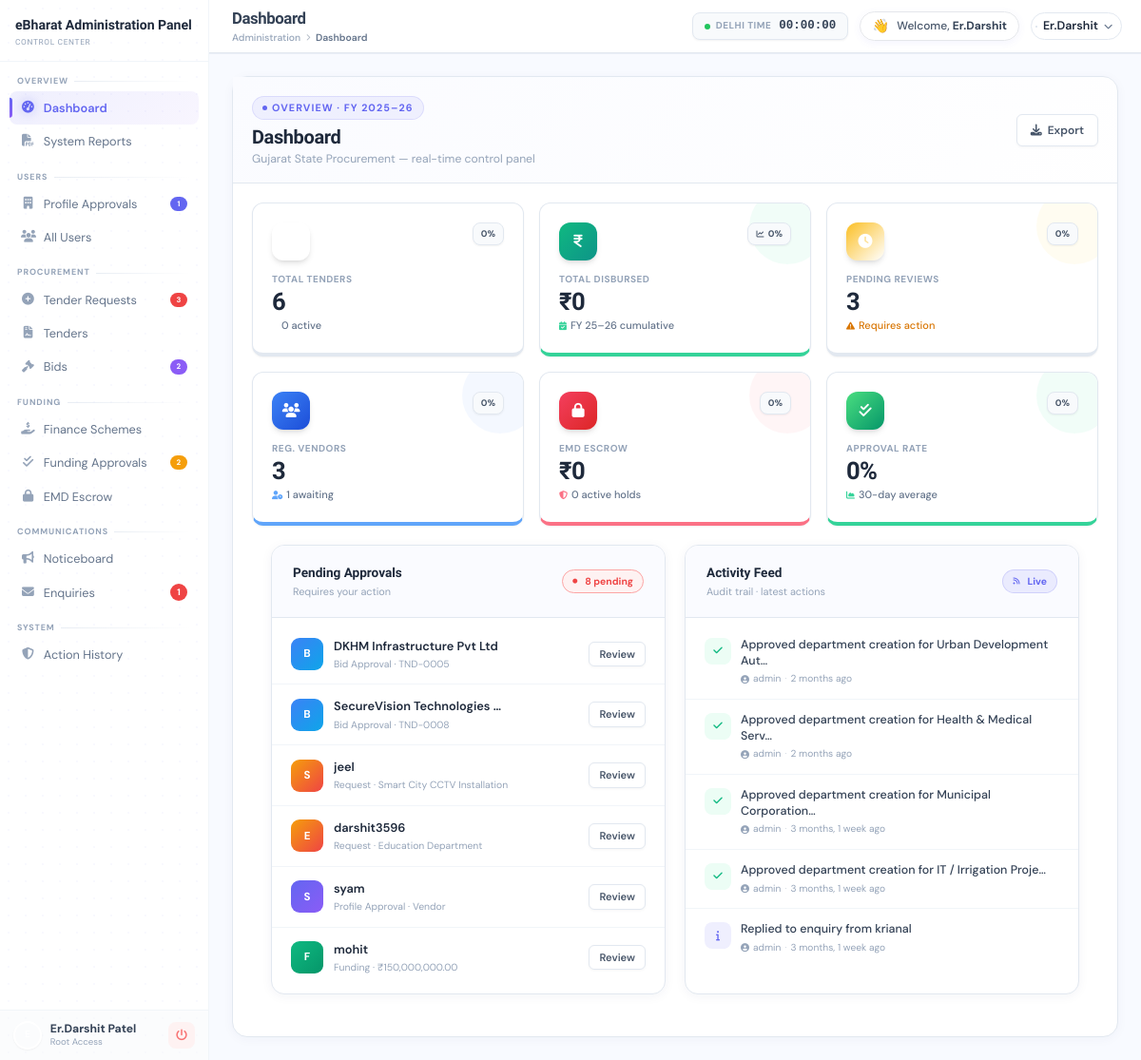
Page /coreadmin/ (signed in) on the earlier database version.
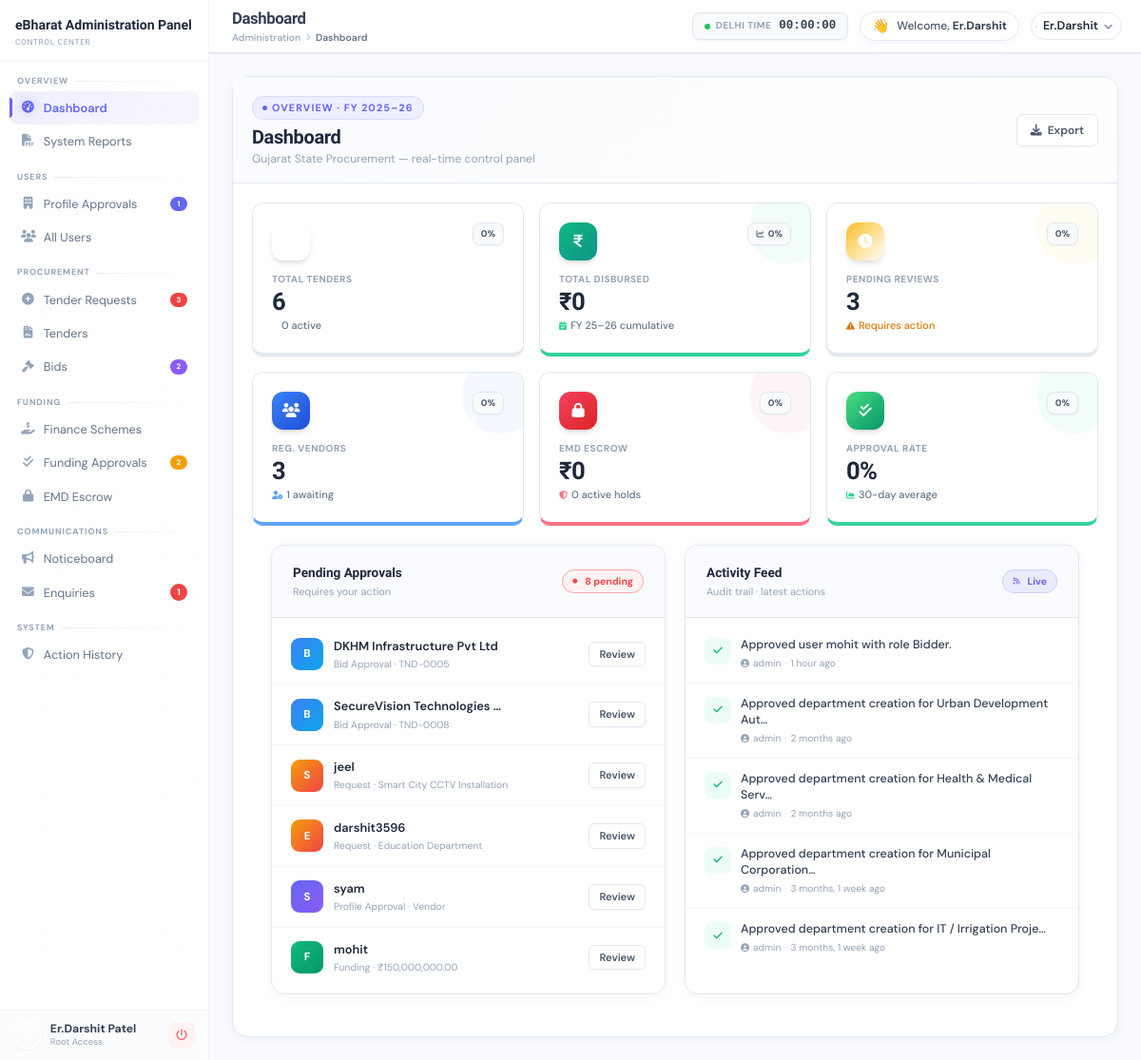
Same page on the later database version.
### bids/models.py (models this page shows, shortened)
class TenderApplication(models.Model):
    tender = models.ForeignKey(Tenderss, on_delete=models.CASCADE, related_name="applications")
    applicant = models.ForeignKey(User, on_delete=models.CASCADE)
    company_name = models.CharField(max_length=255)
    gst_number = models.CharField(max_length=50)
    registered_address = models.TextField()
    city = models.CharField(max_length=100)
    state = models.CharField(max_length=100)
    pin_code = models.CharField(max_length=10)
    gst_document = models.FileField(upload_to='tender_documents/gst/')
    bidder_name = models.CharField(max_length=255)
    designation = models.CharField(max_length=100)
    official_email = models.EmailField()
    mobile_number = models.CharField(max_length=15)
    financial_statement = models.FileField(upload_to='tender_documents/financial_statements/')
    bid_amount = models.DecimalField(max_digits=12, decimal_places=2)
    technical_document = models.FileField(upload_to='tender_documents/technical/')
    financial_document = models.FileField(upload_to='tender_documents/financial/')
    other_document = models.FileField(upload_to='tender_documents/other/', blank=True, null=True)
    STATUS_CHOICES = (
        ('pending', 'Pending'),
        ('approved', 'Approved'),
        ('rejected', 'Rejected'),
        ('awarded', '🏆 Awarded'),
    )
    status = models.CharField(max_length=20, choices=STATUS_CHOICES, default='pending')
    remark = models.TextField(blank=True, null=True)
    PAYMENT_STATUS_CHOICES = (
        ('pending', 'Pending'),
        ('paid', 'Paid'),
        ('refunded', 'Refunded'),
    )
    payment_status = models.CharField(max_length=20, choices=PAYMENT_STATUS_CHOICES, default='pending')
    razorpay_order_id = models.CharField(max_length=100, blank=True, null=True)
    razorpay_payment_id = models.CharField(max_length=100, blank=True, null=True)
    razorpay_signature = models.CharField(max_length=255, blank=True, null=True)
    applied_at = models.DateTimeField(auto_now_add=True)

### tenders/models.py (models this page shows, shortened)
class Tenderss(models.Model):
    STATUS_CHOICES = (
        ('open', 'Open'),
        ('closed', 'Closed'),
        ('draft', 'Draft'),
        ('awarded', 'Awarded'),
    )
    title = models.CharField(max_length=255)
    department = models.CharField(max_length=255)
    category = models.CharField(max_length=100)
    description = models.TextField()
    estimated_value = models.DecimalField(max_digits=15, decimal_places=2)
    emd_amount = models.DecimalField(max_digits=15, decimal_places=2)
    publish_date = models.DateField()
    closing_date = models.DateField()
    pre_bid_meeting = models.DateTimeField(null=True, blank=True)
    location = models.CharField(max_length=255)
    status = models.CharField(max_length=20, choices=STATUS_CHOICES, default='open')
    document = models.FileField(upload_to='tender_documents/')
    tender_id = models.CharField(max_length=50, unique=True, blank=True, null=True)
    created_by = models.ForeignKey(User, on_delete=models.CASCADE)
    created_at = models.DateTimeField(auto_now_add=True)

### accounts/models.py (models this page shows, shortened)
class AdminRequest(models.Model):
    STATUS_CHOICES = (
        ('pending', 'Pending'),
        ('approved', 'Approved'),
        ('rejected', 'Rejected'),
    )
    user = models.ForeignKey(User, on_delete=models.CASCADE)
    department_name = models.CharField(max_length=100)
    category_name = models.CharField(max_length=100)
    tender_title = models.CharField(max_length=255, blank=True, null=True)
    status = models.CharField(max_length=20, choices=STATUS_CHOICES, default='pending')
    is_published = models.BooleanField(default=False)
    admin_remark = models.TextField(blank=True, null=True)
    created_at = models.DateTimeField(auto_now_add=True)

class UserProfile(models.Model):
    ROLE_CHOICES = (
        ('creator', 'Tender Creator'),
        ('bidder', 'Bidder'),
    )
    STATUS_CHOICES = (
        ('pending', 'Pending'),
        ('approved', 'Approved'),
        ('rejected', 'Rejected'),
    )
    GOV_ID_TYPES = (
        ('aadhaar', 'Aadhaar Card'),
        ('pan', 'PAN Card'),
        ('voter_id', 'Voter ID'),
        ('passport', 'Passport'),
        ('driving_license', 'Driving License'),
        ('gstin', 'GST Certificate'),
    )
    user = models.OneToOneField(User, on_delete=models.CASCADE)
    full_name = models.CharField(max_length=150, blank=True, null=True)
    profile_pic = models.ImageField(upload_to='profile_pic/', null=True, blank=True)
    mobile = models.CharField(max_length=15, blank=True, null=True)
    address = models.TextField(blank=True, null=True)
    gov_id_type = models.CharField(max_length=50, choices=GOV_ID_TYPES, blank=True, null=True)
    gov_id_number = models.CharField(max_length=50, blank=True, null=True)
    gov_id_upload = models.FileField(upload_to='gov_id/', blank=True, null=True)
    designation = models.CharField(max_length=100, blank=True, null=True)
    role = models.CharField(max_length=20, choices=ROLE_CHOICES, blank=True, null=True)
    status = models.CharField(
        max_length=20,
        choices=STATUS_CHOICES,
        default='pending'
    )
    admin_remark = models.TextField(blank=True, null=True)
    created_at = models.DateTimeField(auto_now_add=True)

### funding/models.py (models this page shows, shortened)
class FundingApplication(models.Model):
    STATUS_CHOICES = (
        ('pending', 'Pending'),
        ('approved', 'Approved'),
        ('rejected', 'Rejected'),
    )
    bidder = models.ForeignKey(User, on_delete=models.CASCADE, related_name='funding_applications')
    funding = models.ForeignKey(Funding, on_delete=models.CASCADE)
    tender = models.ForeignKey(Tenderss, on_delete=models.CASCADE)
    amount_requested = models.DecimalField(max_digits=15, decimal_places=2)
    purpose = models.TextField()
    supporting_document = models.FileField(upload_to='funding_docs/')
    status = models.CharField(max_length=20, choices=STATUS_CHOICES, default='pending')
    applied_at = models.DateTimeField(auto_now_add=True)
    admin_remark = models.TextField(blank=True, null=True)

### coreadmin/models.py (models this page shows, shortened)
class ActionLog(models.Model):
    admin_user = models.ForeignKey(User, on_delete=models.CASCADE, related_name='admin_actions')
    action_type = models.CharField(max_length=100) # e.g., 'ROLE_ALLOCATION', 'APP_APPROVAL'
    target_user = models.ForeignKey(User, on_delete=models.SET_NULL, null=True, blank=True, related_name='targeted_actions')
    target_department = models.CharField(max_length=100, blank=True, null=True)
    description = models.TextField()
    timestamp = models.DateTimeField(auto_now_add=True)

### coreadmin/views.py (the view)
# urls.py: path('', views.coreadmin_dashboard, name='deshbord'), # Main dashboard
@staff_member_required
def coreadmin_dashboard(request):
    stats = get_dashboard_stats()
    recent_activity = ActionLog.objects.order_by('-timestamp')[:5]
    pending_funding_count = FundingApplication.objects.filter(status='pending').count()
    pending_admin_req_count = AdminRequest.objects.filter(status='pending').count()
    combined_pending = []
    for u in UserProfile.objects.filter(status='pending').exclude(user__is_superuser=True).exclude(user__is_staff=True).order_by('-created_at')[:5]:
        combined_pending.append({'type': 'user', 'obj': u, 'date': u.created_at})
    for a in TenderApplication.objects.filter(status='pending').order_by('-applied_at')[:5]:
        combined_pending.append({'type': 'bid', 'obj': a, 'date': a.applied_at})
    for f in FundingApplication.objects.filter(status='pending').order_by('-applied_at')[:5]:
        combined_pending.append({'type': 'funding', 'obj': f, 'date': f.applied_at})
    for r in AdminRequest.objects.filter(status='pending').order_by('-created_at')[:5]:
        combined_pending.append({'type': 'admin_req', 'obj': r, 'date': r.created_at})
    combined_pending.sort(key=lambda x: x['date'], reverse=True)
    recent_tenders_list = Tenderss.objects.order_by('-created_at')[:5]
    context = {
        'page_title': 'Dashboard',
        **stats,
        'recent_activity': recent_activity,
        'combined_pending': combined_pending,
        'recent_tenders': recent_tenders_list,
        'pending_funding_count': pending_funding_count,
        'pending_admin_req_count': pending_admin_req_count,
    }
    for key in list(context.keys()):
        if key.endswith('_delta'):
            context[f"{key}_abs"] = abs(context[key])
    return render(request, 'deshbord.html', context)

### coreadmin/services.py (called while the page is built)
def calculate_delta(current, previous):
    if previous == 0:
        return 100 if current > 0 else 0
    return round(((current - previous) / previous) * 100)

### coreadmin/templates/deshbord.html (shortened to what the changed rows need)
{% extends 'coreadmin_base.html' %}
{% load humanize %}
{% block content %}
<div style="padding: 20px;">
  <div class="dash-bottom">
    <div class="card" style="border-radius:14px;overflow:hidden;border:1px solid var(--border);box-shadow:0 2px 12px rgba(15,42,94,0.05);">
      <div class="dash-card-body">
        {% for item in combined_pending|slice:":6" %}
        <div class="apv-row">
          {% if item.type == 'user' %}
            <div class="uav" style="background:linear-gradient(135deg,#6366f1,#8b5cf6);width:34px;height:34px;border-radius:9px;display:flex;align-items:center;justify-content:center;font-size:0.72rem;font-weight:800;color:white;flex-shrink:0;">
              {{ item.obj.user.username|make_list|first|upper }}
            </div>
            <div style="flex:1;min-width:0;">
              <div class="uname" style="font-size:0.8rem;font-weight:600;color:#1e293b;white-space:nowrap;overflow:hidden;text-overflow:ellipsis;">{{ item.obj.company_name|default:item.obj.user.username }}</div>
              <div class="usub" style="font-size:0.65rem;color:#94a3b8;margin-top:2px;">Profile Approval · Vendor</div>
            </div>
            <a href="{% url 'coreadmin:user_approvals' %}" class="btn btn-outline btn-xs" style="flex-shrink:0;">Review</a>
          {% elif item.type == 'bid' %}
            <div class="uav" style="background:linear-gradient(135deg,#3b82f6,#0ea5e9);width:34px;height:34px;border-radius:9px;display:flex;align-items:center;justify-content:center;font-size:0.72rem;font-weight:800;color:white;flex-shrink:0;">B</div>
            <div style="flex:1;min-width:0;">
              <div class="uname" style="font-size:0.8rem;font-weight:600;color:#1e293b;white-space:nowrap;overflow:hidden;text-overflow:ellipsis;">{{ item.obj.company_name }}</div>
              <div class="usub" style="font-size:0.65rem;color:#94a3b8;margin-top:2px;">Bid Approval · TND-{{ item.obj.tender.id|stringformat:"04d" }}</div>
            </div>
            <a href="{% url 'coreadmin:application_approvals' %}" class="btn btn-outline btn-xs" style="flex-shrink:0;">Review</a>
          {% elif item.type == 'funding' %}
            <div class="uav" style="background:linear-gradient(135deg,#10b981,#059669);width:34px;height:34px;border-radius:9px;display:flex;align-items:center;justify-content:center;font-size:0.72rem;font-weight:800;color:white;flex-shrink:0;">F</div>
            <div style="flex:1;min-width:0;">
              <div class="uname" style="font-size:0.8rem;font-weight:600;color:#1e293b;white-space:nowrap;overflow:hidden;text-overflow:ellipsis;">{{ item.obj.bidder.username }}</div>
              <div class="usub" style="font-size:0.65rem;color:#94a3b8;margin-top:2px;">Funding · ₹{{ item.obj.amount_requested|intcomma }}</div>
            </div>
            <a href="{% url 'coreadmin:funding_approvals' %}" class="btn btn-outline btn-xs" style="flex-shrink:0;">Review</a>
          {% elif item.type == 'admin_req' %}
            <div class="uav" style="background:linear-gradient(135deg,#f59e0b,#ef4444);width:34px;height:34px;border-radius:9px;display:flex;align-items:center;justify-content:center;font-size:0.72rem;font-weight:800;color:white;flex-shrink:0;">
              {{ item.obj.department_name|make_list|first|upper }}
            </div>
            <div style="flex:1;min-width:0;">
              <div class="uname" style="font-size:0.8rem;font-weight:600;color:#1e293b;white-space:nowrap;overflow:hidden;text-overflow:ellipsis;">{{ item.obj.user.username }}</div>
              <div class="usub" style="font-size:0.65rem;color:#94a3b8;margin-top:2px;">Request · {{ item.obj.department_name }}</div>
            </div>
            <a href="{% url 'coreadmin:admin_request_approvals' %}" class="btn btn-outline btn-xs" style="flex-shrink:0;">Review</a>
          {% endif %}
        </div>
        {% empty %}
        <div class="empty-state">
          <i class="fas fa-circle-check" style="color:#a7f3d0;"></i>
          <p>No pending approvals at the moment.</p>
        </div>
        {% endfor %}
      </div>
    </div>
    <div class="card" style="border-radius:14px;overflow:hidden;border:1px solid var(--border);box-shadow:0 2px 12px rgba(15,42,94,0.05);">
      <div class="dash-card-body">
        {% for log in recent_activity %}
        <div class="tli">
          {% if 'APPROVAL' in log.action_type %}
            <div class="tl-icon" style="width:28px;height:28px;border-radius:8px;display:flex;align-items:center;justify-content:center;font-size:0.68rem;flex-shrink:0;margin-top:1px;background:#ecfdf5;color:#10b981;">
              <i class="fas fa-check"></i>
            </div>
          {% elif 'REJECTION' in log.action_type %}
            <div class="tl-icon" style="width:28px;height:28px;border-radius:8px;display:flex;align-items:center;justify-content:center;font-size:0.68rem;flex-shrink:0;margin-top:1px;background:#fef2f2;color:#ef4444;">
              <i class="fas fa-xmark"></i>
            </div>
          {% else %}
            <div class="tl-icon" style="width:28px;height:28px;border-radius:8px;display:flex;align-items:center;justify-content:center;font-size:0.68rem;flex-shrink:0;margin-top:1px;background:rgba(99,102,241,0.1);color:#6366f1;">
              <i class="fas fa-info"></i>
            </div>
          {% endif %}
          <div style="flex:1;min-width:0;">
            <div style="font-size:0.78rem;font-weight:500;color:#334155;line-height:1.35;">{{ log.description|truncatechars:55 }}</div>
            <div style="font-size:0.64rem;color:#94a3b8;margin-top:3px;display:flex;align-items:center;gap:4px;">
              <i class="fas fa-user-circle" style="font-size:9px;"></i>
              <span>{{ log.admin_user.username }}</span>
              <span style="opacity:0.4;">·</span>
              <span>{{ log.timestamp|timesince }} ago</span>
            </div>
          </div>
        </div>
        {% empty %}
        <div class="empty-state">
          <i class="fas fa-clock-rotate-left"></i>
          <p>No recent activity to display.</p>
        </div>
        {% endfor %}
      </div>
    </div>
  </div>
</div>
{% endblock %}

Differences in the rows shown:
no longer on this page (row unchanged): ActionLog: action_type "ENQUIRY_REPLY" (drawn), description "Replied to enquiry from krianal", admin_user.username "admin", timestamp "3 months, 1 week"
added ActionLog: action_type "USER_APPROVAL" (drawn), description "Approved user mohit with role Bidder.", admin_user.username "admin", timestamp "1 hour"
